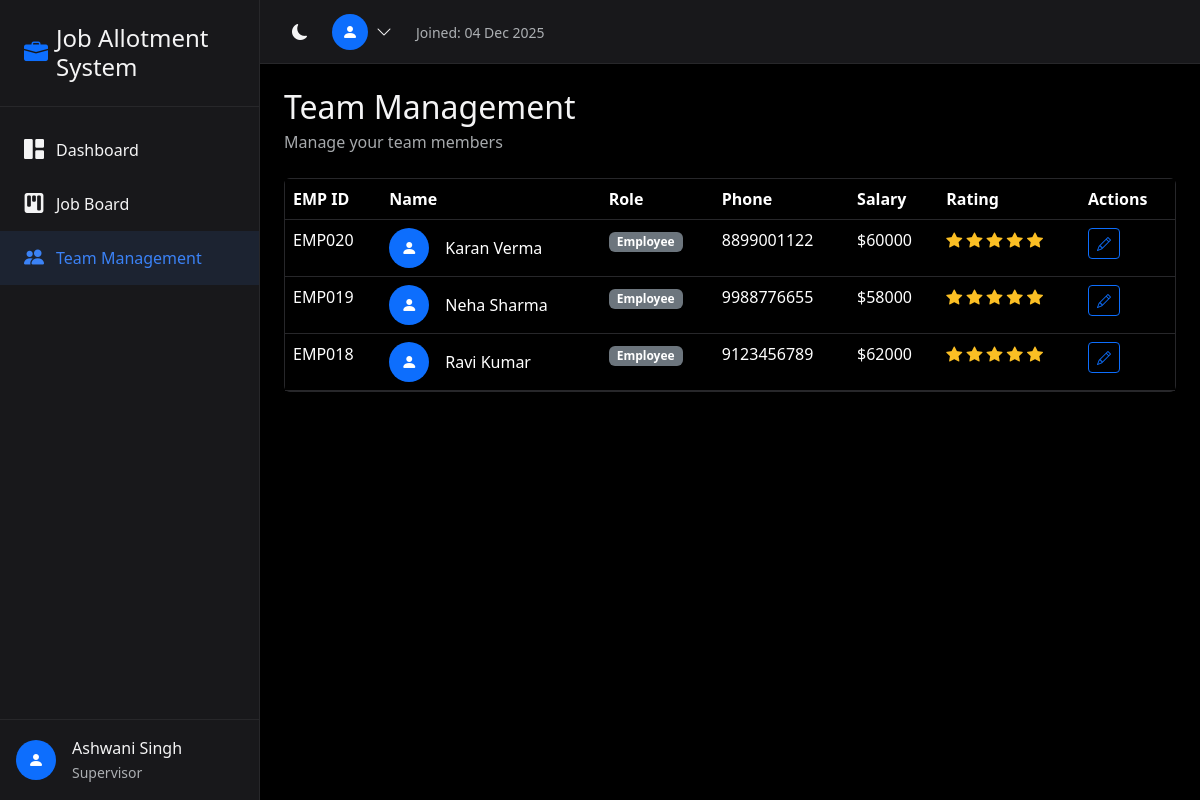
The app's page /team/ (signed in) with its own data.
### core/models.py (models this page shows, shortened)
class CustomUser(AbstractUser):
    role = models.CharField(
        max_length=20,
        choices=UserRole.choices,
        default=UserRole.EMPLOYEE
    )
    full_name = models.CharField(max_length=255, blank=True)
    phone = models.CharField(max_length=20, blank=True)
    salary = models.DecimalField(
        max_digits=10,
        decimal_places=2,
        default=45000.00
    )
    rating = models.IntegerField(
        default=5,
        validators=[MinValueValidator(1), MaxValueValidator(5)]
    )
    is_deleted = models.BooleanField(default=False)
    created_at = models.DateTimeField(auto_now_add=True)
    updated_at = models.DateTimeField(auto_now=True)
    class Meta:
        ordering = ['-created_at']

### core/views.py (the view)
# urls.py: path('team/', views.team_management, name='team_management'),
@login_required
def team_management(request):
    user = request.user
    if user.role == UserRole.EMPLOYEE:
        messages.error(request, 'You do not have access to team management.')
        return redirect('dashboard')
    if user.role == UserRole.SUPERVISOR:
        users = CustomUser.objects.filter(role=UserRole.EMPLOYEE, is_deleted=False)
    else:
        users = CustomUser.objects.filter(is_deleted=False)
    context = {
        'team_members': users,
        'can_edit_name': user.role == UserRole.ADMIN,
        'can_edit_salary': user.role == UserRole.SUPERVISOR,
    }
    return render(request, 'team_management.html', context)

### templates/team_management.html (shortened to what this page needs)
{% extends 'base.html' %}
{% block content %}
<div class="d-flex justify-content-between align-items-center mb-4">
    <div>
        <h2 class="mb-1">Team Management</h2>
        <p class="text-muted mb-0">Manage your team members</p>
    </div>
</div>
<div class="card">
    <div class="table-responsive">
        <table class="table table-hover mb-0">
            <thead>
                <tr>
                    <th>EMP ID</th>
                    <th>Name</th>
                    <th>Role</th>
                    <th>Phone</th>
                    <th>Salary</th>
                    <th>Rating</th>
                    <th>Actions</th>
                </tr>
            </thead>
            <tbody>
                {% for member in team_members %}
                <tr>
                    <td>{{ member.username }}</td>
                    <td>
                        <div class="d-flex align-items-center">
                            <div class="rounded-circle bg-primary d-flex align-items-center justify-content-center me-3" style="width: 40px; height: 40px;">
                                <i class="bi bi-person-fill text-white"></i>
                            </div>
                            <div>
                                <div class="fw-medium" >{{ member.full_name|default:member.username }}</div>
                            </div>
                        </div>
                    </td>
                    <td>
                        <span class="badge role-badge
                            {% if member.role == 'ADMIN' %}bg-warning text-dark
                            {% elif member.role == 'SUPERVISOR' %}bg-info
                            {% else %}bg-secondary
                            {% endif %}">
                            {{ member.get_role_display }}
                        </span>
                    </td>
                    <td>{{ member.phone|default:'-' }}</td>
                    <td>${{ member.salary|floatformat:0 }}</td>
                    <td>
                        <div class="star-rating">
                            {% for i in "12345" %}
                                {% if forloop.counter <= member.rating %}
                                <i class="bi bi-star-fill"></i>
                                {% else %}
                                <i class="bi bi-star"></i>
                                {% endif %}
                            {% endfor %}
                        </div>
                    </td>
                    <td>
                        <div class="d-flex gap-2">
                            {% if member.id != user.id and member.role != user.role %}
                            <a href="{% url 'team_edit' member.id %}" class="btn btn-sm btn-outline-primary">
                                <i class="bi bi-pencil"></i>
                            </a>
                            {% else %}
                            <button class="btn btn-sm btn-outline-primary" disabled title="You cannot edit yourself">
                                <i class="bi bi-pencil"></i>
                            </button>
                            {% endif %}
                        </div>
                    </td>
                </tr>
                {% empty %}
                <tr>
                    <td colspan="7" class="text-center py-4 text-muted">No team members found</td>
                </tr>
                {% endfor %}
            </tbody>
        </table>
    </div>
</div>
{% endblock %}

### templates/base.html (shortened to what this page needs)
<!DOCTYPE html>
<html lang="en" data-bs-theme="dark">
<head>
    <link href="https://cdn.jsdelivr.net/npm/bootstrap@5.3.2/dist/css/bootstrap.min.css" rel="stylesheet">
    <link href="https://cdn.jsdelivr.net/npm/bootstrap-icons@1.11.1/font/bootstrap-icons.css" rel="stylesheet">
</head>
<body>
    {% if user.is_authenticated %}
    <aside class="sidebar" id="sidebar">
        <div class="sidebar-header">
            <h4 class="mb-0 d-flex align-items-center">
                <i class="bi bi-briefcase-fill text-primary me-2"></i>
                Job Allotment System
            </h4>
        </div>
        <nav class="sidebar-nav">
            <a href="{% url 'dashboard' %}" class="nav-link {% if request.resolver_match.url_name == 'dashboard' %}active{% endif %}">
                <i class="bi bi-grid-1x2-fill"></i>
                Dashboard
            </a>
            {% if user.role != 'EMPLOYEE' %}
            <a href="{% url 'job_board' %}" class="nav-link {% if request.resolver_match.url_name == 'job_board' %}active{% endif %}">
                <i class="bi bi-kanban-fill"></i>
                Job Board
            </a>
            {% endif %}
            {% if user.role != 'EMPLOYEE' %}
            <a href="{% url 'team_management' %}" class="nav-link {% if request.resolver_match.url_name == 'team_management' %}active{% endif %}">
                <i class="bi bi-people-fill"></i>
                Team Management
            </a>
            {% endif %}
        </nav>
        <div class="position-absolute bottom-0 start-0 end-0 p-3 border-top" style="border-color: var(--bs-border-color) !important;">
            <div class="d-flex align-items-center">
                <div class="rounded-circle bg-primary d-flex align-items-center justify-content-center" style="width: 40px; height: 40px;">
                    <i class="bi bi-person-fill text-white"></i>
                </div>
                <div class="ms-3">
                    <div class="fw-medium">{{ user.full_name|default:user.username }}</div>
                    <small class="text-muted">{{ user.get_role_display }}</small>
                </div>
            </div>
        </div>
    </aside>
    <div class="main-wrapper">
        <header class="top-header">
            <div class="d-flex align-items-center gap-3">
                <div class="theme-toggle" onclick="toggleTheme()">
                    <i class="bi bi-moon-fill" id="theme-icon"></i>
                </div>
                <div class="dropdown">
                    <div class="user-dropdown d-flex align-items-center" data-bs-toggle="dropdown">
                        <div class="rounded-circle bg-primary d-flex align-items-center justify-content-center" style="width: 36px; height: 36px;">
                            <i class="bi bi-person-fill text-white"></i>
                        </div>
                        <i class="bi bi-chevron-down ms-2"></i>
                    </div>
                </div>
                <div class="ms-2">
                    <span class="text-muted small">Joined: {{ user.date_joined|date:"d M Y" }}</span>
                </div>
            </div>
        </header>
        <main class="main-content">
            {% block content %}{% endblock %}
        </main>
    </div>
    {% else %}
    <main>
        {% block auth_content %}{% endblock %}
    </main>
    {% endif %}
</body>
</html>

### templates/base.html (style rules this page uses)
:root { --sidebar-width: 260px; }
[data-bs-theme="dark"] { --bs-body-bg: #000; --bs-body-color: #f4f4f5; --bs-card-bg: #18181b; --bs-border-color: #27272a; }
body { min-height: 100vh; background-color: var(--bs-body-bg); }
.sidebar { width: var(--sidebar-width); position: fixed; top: 0; left: 0; height: 100vh; background-color: var(--bs-card-bg); border-right: 1px solid var(--bs-border-color); z-index: 10; transition: transform 0.3s ease; }
.sidebar-header { padding: 1.5rem; border-bottom: 1px solid var(--bs-border-color); }
.sidebar-nav { padding: 1rem 0; }
.nav-link { display: flex; align-items: center; padding: 0.75rem 1.5rem; color: var(--bs-body-color); text-decoration: none; transition: all 0.2s; }
.nav-link:hover, .nav-link.active { background-color: rgba(59, 130, 246, 0.1); color: #3b82f6; }
.nav-link i { margin-right: 0.75rem; font-size: 1.25rem; }
.main-wrapper { margin-left: var(--sidebar-width); min-height: 100vh; }
.top-header { height: 64px; background-color: var(--bs-card-bg); border-bottom: 1px solid var(--bs-border-color); display: flex; align-items: center; justify-content: space-between; padding: 0 1.5rem; position: sticky; top: 0; z-index: 999; }
.main-content { padding: 1.5rem; }
.card { background-color: var(--bs-card-bg); border: 1px solid var(--bs-border-color); }
.theme-toggle { cursor: pointer; padding: 0.5rem; border-radius: 0.375rem; transition: background-color 0.2s; }
.star-rating { color: #fbbf24; }
.user-dropdown { cursor: pointer; }
.role-badge { font-size: 0.75rem; padding: 0.25rem 0.5rem; }

### records on screen
CustomUser: full_name "Ashwani Singh", role "Supervisor", date_joined "04 Dec 2025"
CustomUser: username "EMP020", full_name "Karan Verma", role "Employee", phone "8899001122", salary "60000", rating 5 (drawn)
CustomUser: username "EMP019", full_name "Neha Sharma", role "Employee", phone "9988776655", salary "58000", rating 5 (drawn)
CustomUser: username "EMP018", full_name "Ravi Kumar", role "Employee", phone "9123456789", salary "62000", rating 5 (drawn)
